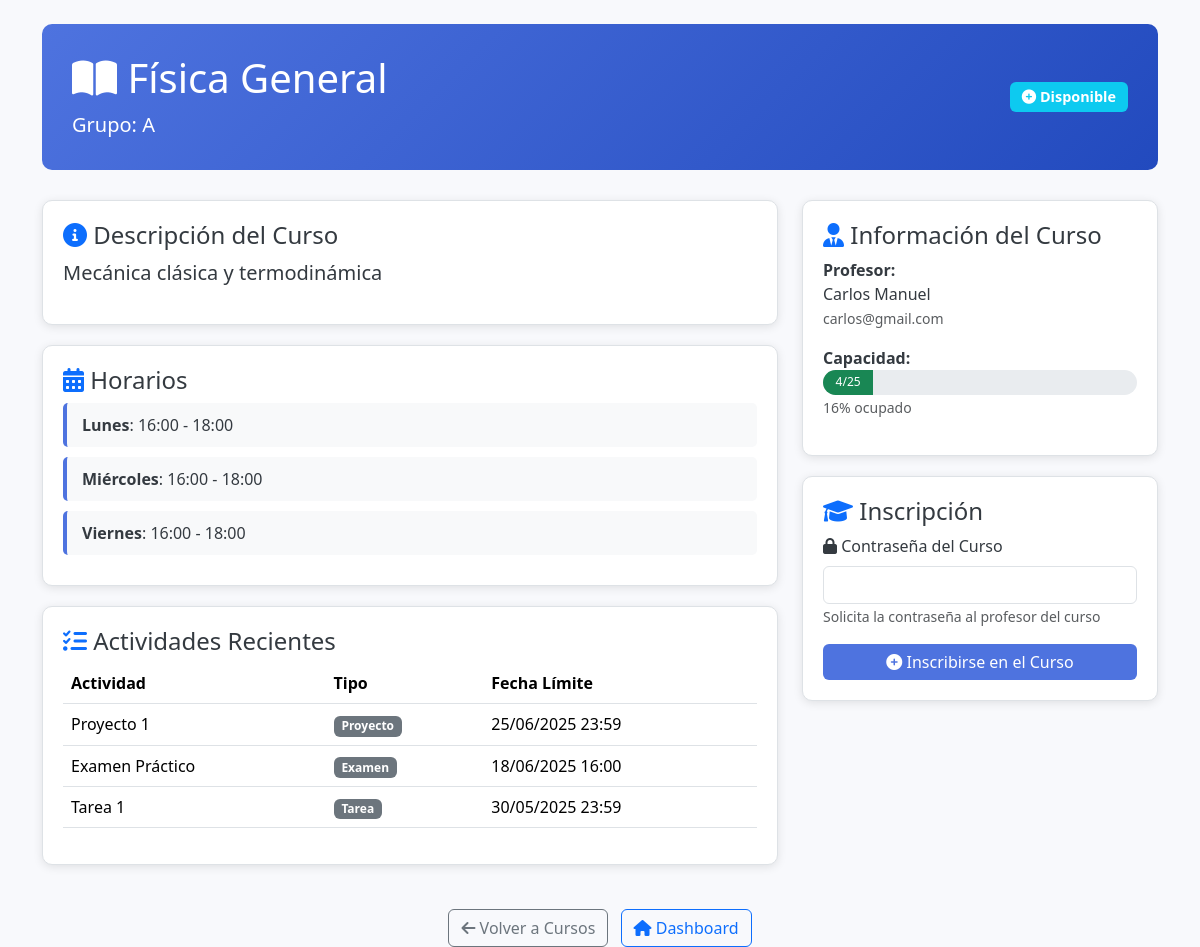
Screenshot of /stint/cursos/ver_curso.php?id=5 (signed in) with the database file from the repository.
### tables this page shows
CREATE TABLE `cursos` (
  `id_curso` int(11) NOT NULL AUTO_INCREMENT,
  `nombre_curso` varchar(100) NOT NULL,
  `descripcion` text DEFAULT NULL,
  `id_docente` int(11) NOT NULL,
  `contrasena` varchar(255) NOT NULL,
  `capacidad` int(11) NOT NULL DEFAULT 50,
  `grupo` enum('A','B') DEFAULT NULL,
  PRIMARY KEY (`id_curso`),
  KEY `id_docente` (`id_docente`),
  CONSTRAINT `cursos_ibfk_1` FOREIGN KEY (`id_docente`) REFERENCES `usuarios` (`id_usuario`) ON DELETE CASCADE
);

CREATE TABLE `horarios` (
  `id_horario` int(11) NOT NULL AUTO_INCREMENT,
  `id_curso` int(11) NOT NULL,
  `dia_semana` enum('Lunes','Martes','Miércoles','Jueves','Viernes','Sábado','Domingo') NOT NULL,
  `hora_inicio` time NOT NULL,
  `hora_fin` time NOT NULL,
  PRIMARY KEY (`id_horario`),
  KEY `id_curso` (`id_curso`),
  CONSTRAINT `horarios_ibfk_1` FOREIGN KEY (`id_curso`) REFERENCES `cursos` (`id_curso`) ON DELETE CASCADE
);

CREATE TABLE `actividades` (
  `id_actividad` int(11) NOT NULL AUTO_INCREMENT,
  `id_curso` int(11) NOT NULL,
  `nombre` varchar(100) NOT NULL,
  `descripcion` text DEFAULT NULL,
  `fecha_limite` datetime NOT NULL,
  `tipo` enum('Tarea','Examen','Proyecto') NOT NULL,
  PRIMARY KEY (`id_actividad`),
  KEY `id_curso` (`id_curso`),
  CONSTRAINT `actividades_ibfk_1` FOREIGN KEY (`id_curso`) REFERENCES `cursos` (`id_curso`) ON DELETE CASCADE
);

CREATE TABLE `usuarios` (
  `id_usuario` int(11) NOT NULL AUTO_INCREMENT,
  `nombre` varchar(100) NOT NULL,
  `correo` varchar(100) NOT NULL,
  `contrasena` varchar(255) NOT NULL,
  `rol` enum('docente','estudiante','admin') NOT NULL,
  `fecha_registro` timestamp NOT NULL DEFAULT current_timestamp(),
  `primer_login` tinyint(1) DEFAULT 0,
  `mfa_codigo` varchar(10) DEFAULT NULL,
  `token_recuperacion` varchar(100) DEFAULT NULL,
  `token_expira` datetime DEFAULT NULL,
  PRIMARY KEY (`id_usuario`),
  UNIQUE KEY `correo` (`correo`)
);

### stint/cursos/ver_curso.php (the view, shortened to what this page needs)
<?php
include '../../includes/conexion.php';
$id_estudiante = $_SESSION['id_usuario'];
$id_curso = isset($_GET['id']) ? intval($_GET['id']) : 0;
try {
    $sql_curso = "SELECT c.id_curso, c.nombre_curso, c.descripcion, c.capacidad, c.grupo,
                         u.nombre AS profesor_nombre, u.correo AS profesor_correo,
                         COUNT(ec.id_estudiante) AS estudiantes_inscritos,
                         CASE WHEN ec_user.id_estudiante IS NOT NULL THEN 1 ELSE 0 END AS ya_inscrito
                  FROM cursos c
                  LEFT JOIN usuarios u ON c.id_docente = u.id_usuario
                  LEFT JOIN estudiantes_cursos ec ON c.id_curso = ec.id_curso
                  LEFT JOIN estudiantes_cursos ec_user ON c.id_curso = ec_user.id_curso AND ec_user.id_estudiante = :id_estudiante
                  WHERE c.id_curso = :id_curso
                  GROUP BY c.id_curso, c.nombre_curso, c.descripcion, c.capacidad, c.grupo, u.nombre, u.correo, ec_user.id_estudiante";
    $stmt_curso = $pdo->prepare($sql_curso);
    $stmt_curso->bindParam(':id_estudiante', $id_estudiante, PDO::PARAM_INT);
    $stmt_curso->bindParam(':id_curso', $id_curso, PDO::PARAM_INT);
    $stmt_curso->execute();
    $curso = $stmt_curso->fetch();
    $sql_horarios = "SELECT dia_semana, hora_inicio, hora_fin FROM horarios WHERE id_curso = :id_curso ORDER BY
                     CASE dia_semana
                         WHEN 'Lunes' THEN 1
                         WHEN 'Martes' THEN 2
                         WHEN 'Miércoles' THEN 3
                         WHEN 'Jueves' THEN 4
                         WHEN 'Viernes' THEN 5
                         WHEN 'Sábado' THEN 6
                         WHEN 'Domingo' THEN 7
                     END";
    $stmt_horarios = $pdo->prepare($sql_horarios);
    $stmt_horarios->bindParam(':id_curso', $id_curso, PDO::PARAM_INT);
    $stmt_horarios->execute();
    $horarios = $stmt_horarios->fetchAll();
    $sql_actividades = "SELECT nombre, tipo, fecha_limite FROM actividades
                        WHERE id_curso = :id_curso
                        ORDER BY fecha_limite DESC LIMIT 5";
    $stmt_actividades = $pdo->prepare($sql_actividades);
    $stmt_actividades->bindParam(':id_curso', $id_curso, PDO::PARAM_INT);
    $stmt_actividades->execute();
    $actividades = $stmt_actividades->fetchAll();
} catch (PDOException $e) {
    die("Error en la consulta: " . $e->getMessage());
}
?>
<!DOCTYPE html>
<html lang="es">
<head>
    <link href="https://cdn.jsdelivr.net/npm/bootstrap@5.3.6/dist/css/bootstrap.min.css" rel="stylesheet">
    <link href="https://cdnjs.cloudflare.com/ajax/libs/font-awesome/6.0.0/css/all.min.css" rel="stylesheet">
</head>
<body>
<div class="container mt-4">
    <div class="header">
        <div class="d-flex justify-content-between align-items-center">
            <div>
                <h1><i class="fas fa-book-open"></i> <?= htmlspecialchars($curso['nombre_curso']) ?></h1>
                <p class="mb-0 fs-5">Grupo: <?= htmlspecialchars($curso['grupo'] ?? 'N/A') ?></p>
            </div>
            <div class="text-end">
                <?php if ($curso['ya_inscrito']): ?>
                    <span class="badge bg-success badge-status">
                        <i class="fas fa-check-circle"></i> Inscrito
                    </span>
                <?php elseif ($curso['estudiantes_inscritos'] >= $curso['capacidad']): ?>
                    <span class="badge bg-danger badge-status">
                        <i class="fas fa-times-circle"></i> Curso Lleno
                    </span>
                <?php else: ?>
                    <span class="badge bg-info badge-status">
                        <i class="fas fa-plus-circle"></i> Disponible
                    </span>
                <?php endif; ?>
            </div>
        </div>
    </div>
    <div class="row">
        <div class="col-lg-8">
            <div class="info-card">
                <h4><i class="fas fa-info-circle text-primary"></i> Descripción del Curso</h4>
                <p class="lead"><?= htmlspecialchars($curso['descripcion'] ?? 'Sin descripción disponible.') ?></p>
            </div>
            <?php if (!empty($horarios)): ?>
            <div class="info-card">
                <h4><i class="fas fa-calendar-alt text-primary"></i> Horarios</h4>
                <?php foreach ($horarios as $horario): ?>
                    <div class="schedule-item">
                        <strong><?= htmlspecialchars($horario['dia_semana']) ?></strong>:
                        <?= date('H:i', strtotime($horario['hora_inicio'])) ?> -
                        <?= date('H:i', strtotime($horario['hora_fin'])) ?>
                    </div>
                <?php endforeach; ?>
            </div>
            <?php endif; ?>
            <?php if (!empty($actividades)): ?>
            <div class="info-card">
                <h4><i class="fas fa-tasks text-primary"></i> Actividades Recientes</h4>
                <div class="table-responsive">
                    <table class="table table-hover">
                        <thead>
                            <tr>
                                <th>Actividad</th>
                                <th>Tipo</th>
                                <th>Fecha Límite</th>
                            </tr>
                        </thead>
                        <tbody>
                            <?php foreach ($actividades as $actividad): ?>
                            <tr>
                                <td><?= htmlspecialchars($actividad['nombre']) ?></td>
                                <td>
                                    <span class="badge bg-secondary">
                                        <?= htmlspecialchars($actividad['tipo']) ?>
                                    </span>
                                </td>
                                <td><?= date('d/m/Y H:i', strtotime($actividad['fecha_limite'])) ?></td>
                            </tr>
                            <?php endforeach; ?>
                        </tbody>
                    </table>
                </div>
            </div>
            <?php endif; ?>
        </div>
        <div class="col-lg-4">
            <div class="info-card">
                <h4><i class="fas fa-user-tie text-primary"></i> Información del Curso</h4>
                <div class="mb-3">
                    <strong>Profesor:</strong><br>
                    <?= htmlspecialchars($curso['profesor_nombre'] ?? 'No asignado') ?>
                    <?php if ($curso['profesor_correo']): ?>
                        <br><small class="text-muted"><?= htmlspecialchars($curso['profesor_correo']) ?></small>
                    <?php endif; ?>
                </div>
                <div class="mb-3">
                    <strong>Capacidad:</strong><br>
                    <div class="progress progress-custom">
                        <?php
                        $porcentaje = ($curso['estudiantes_inscritos'] / $curso['capacidad']) * 100;
                        $color_progress = $porcentaje >= 100 ? 'bg-danger' : ($porcentaje >= 80 ? 'bg-warning' : 'bg-success');
                        ?>
                        <div class="progress-bar <?= $color_progress ?>" style="width: <?= $porcentaje ?>%">
                            <?= $curso['estudiantes_inscritos'] ?>/<?= $curso['capacidad'] ?>
                        </div>
                    </div>
                    <small class="text-muted"><?= round($porcentaje, 1) ?>% ocupado</small>
                </div>
            </div>
            <div class="info-card">
                <h4><i class="fas fa-graduation-cap text-primary"></i> Inscripción</h4>
                <?php if ($curso['ya_inscrito']): ?>
                    <div class="alert alert-success">
                        <i class="fas fa-check-circle"></i> Ya estás inscrito en este curso
                    </div>
                    <form method="POST" onsubmit="return confirm('¿Estás seguro de que quieres desinscribirte de este curso?')">
                        <input type="hidden" name="accion" value="desinscribir">
                        <button type="submit" class="btn btn-outline-danger w-100">
                            <i class="fas fa-sign-out-alt"></i> Desinscribirse
                        </button>
                    </form>
                <?php elseif ($curso['estudiantes_inscritos'] >= $curso['capacidad']): ?>
                    <div class="alert alert-warning">
                        <i class="fas fa-exclamation-triangle"></i> Este curso ha alcanzado su capacidad máxima
                    </div>
                <?php else: ?>
                    <form method="POST">
                        <div class="mb-3">
                            <label for="contrasena" class="form-label">
                                <i class="fas fa-lock"></i> Contraseña del Curso
                            </label>
                            <input type="password" class="form-control" id="contrasena" name="contrasena" required>
                            <small class="form-text text-muted">Solicita la contraseña al profesor del curso</small>
                        </div>
                        <button type="submit" class="btn btn-primary w-100">
                            <i class="fas fa-plus-circle"></i> Inscribirse en el Curso
                        </button>
                    </form>
                <?php endif; ?>
            </div>
        </div>
    </div>
    <div class="mt-4 text-center">
        <a href="cursos_disponibles.php" class="btn btn-outline-secondary me-2">
            <i class="fas fa-arrow-left"></i> Volver a Cursos
        </a>
        <a href="dashboard_alumnos.php" class="btn btn-outline-primary">
            <i class="fas fa-home"></i> Dashboard
        </a>
    </div>
</div>
</body>
</html>

### stint/cursos/ver_curso.php (style rules this page uses)
body { background-color: #f8f9fc; color: #343a40; }
.header { background: linear-gradient(135deg, #4e73df 0%, #224abe 100%); color: white; padding: 30px; border-radius: 10px; margin-bottom: 30px; }
.info-card { background-color: #ffffff; border: 1px solid #dee2e6; border-radius: 10px; padding: 20px; margin-bottom: 20px; box-shadow: 0 2px 10px rgba(0,0,0,0.1); }
.btn-primary { background-color:#4e73df; border: none; }
.badge-status { font-size: 0.9em; padding: 8px 12px; }
.progress-custom { height: 25px; background-color: #e9ecef; border-radius: 15px; }
.schedule-item { background-color: #f8f9fa; border-left: 4px solid #4e73df; padding: 10px 15px; margin-bottom: 10px; border-radius: 5px; }

### rows the page displays
cursos: nombre_curso "Física General", grupo "A", descripcion "Mecánica clásica y termodinámica", id_docente.nombre "Carlos Manuel", id_docente.correo "carlos@gmail.com", capacidad "25"
horarios: dia_semana "Lunes", hora_inicio "16:00", hora_fin "18:00"
horarios: dia_semana "Miércoles", hora_inicio "16:00", hora_fin "18:00"
horarios: dia_semana "Viernes", hora_inicio "16:00", hora_fin "18:00"
actividades: nombre "Proyecto 1", tipo "Proyecto", fecha_limite "25/06/2025 23:59"
actividades: nombre "Examen Práctico", tipo "Examen", fecha_limite "18/06/2025 16:00"
actividades: nombre "Tarea 1", tipo "Tarea", fecha_limite "30/05/2025 23:59"

### other values shown
$curso['estudiantes_inscritos'] "4"
$porcentaje "16"
